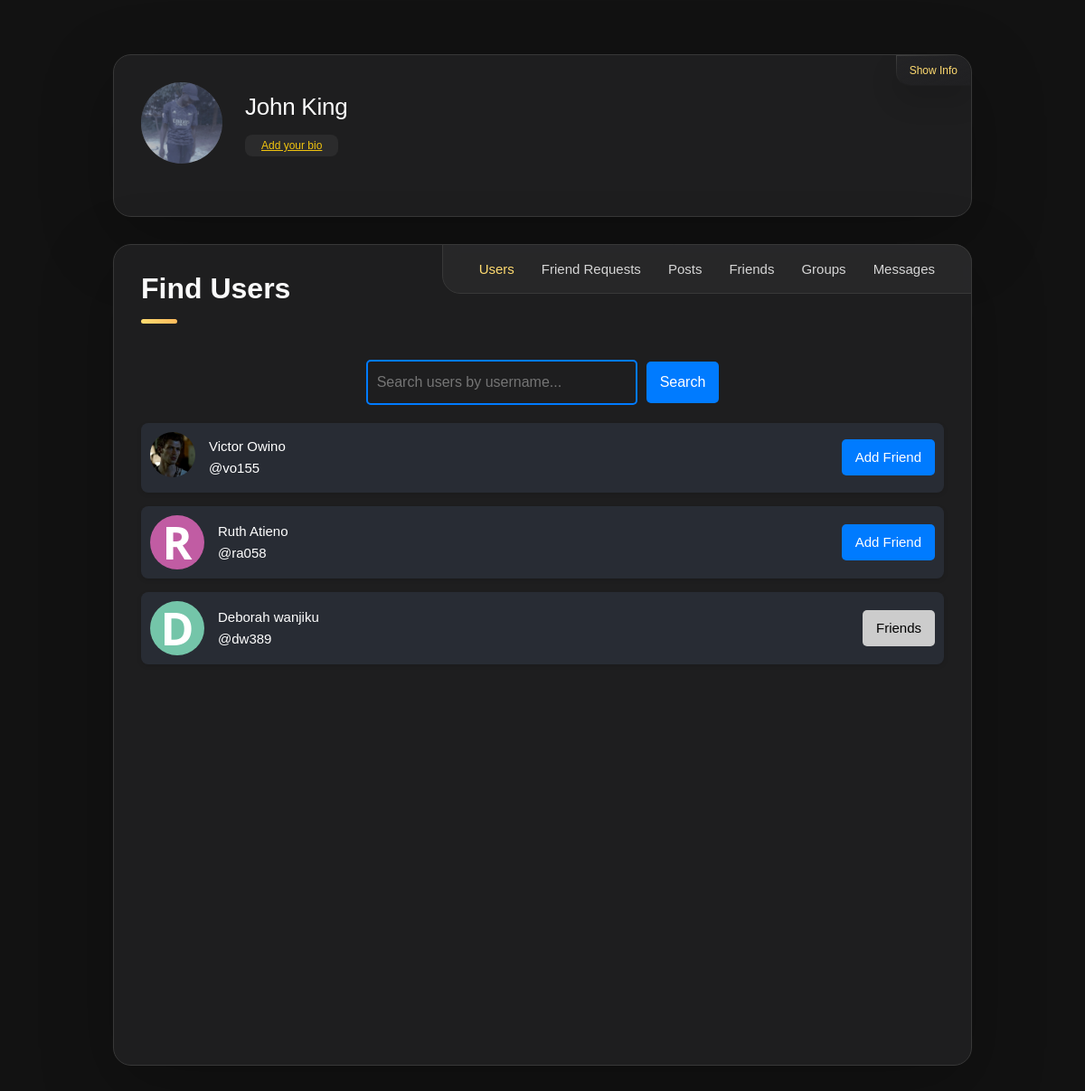
The app's page /search_users (signed in) with its own data.
### website/models.py (models this page shows, shortened)
class User(db.Model, UserMixin):
    id = db.Column(db.Integer, primary_key=True)
    email = db.Column(db.String(150), unique=True)
    password = db.Column(db.String(255))
    first_name = db.Column(db.String(225))
    second_name = db.Column(db.String(225))
    full_name = db.Column(db.String(255))
    profile_picture = db.Column(db.String(255), nullable=True)
    cover_picture = db.Column(db.String(255), nullable=True)
    user_name = db.Column(db.String(255))
    phone_number = db.Column(db.String(20))
    country_code = db.Column(db.String(10), default="+254")
    bio = db.Column(db.String(255))
    time_zone = db.Column(db.String(255))
    date_birth = db.Column(db.String(255))
    gender = db.Column(db.String(255))
    generated_color = db.Column(db.String(7))
    is_2fa_enabled = db.Column(db.Boolean, default=False)
    otp_secret = db.Column(db.String(32), nullable=True)
    temp_otp = db.Column(db.String(32), nullable=True)
    otp_method = db.Column(db.String(10), default='app')
    is_active = db.Column(db.Boolean, default=True)
    is_admin = db.Column(db.Boolean, default=False)
    email_verified = db.Column(db.Boolean, default=False)
    note_tags = db.relationship(
        "NoteTag", back_populates="user", cascade="all, delete-orphan"
    )
    notes = db.relationship("Note", back_populates="user", cascade="all, delete-orphan")
    password_reset_tokens = db.relationship(
        "PasswordResetToken", back_populates="user", cascade="all, delete-orphan"
    )
    notifications = db.relationship(
        "Notification", back_populates="user", cascade="all, delete-orphan"
    )
    todos = db.relationship("ToDo", back_populates="user", cascade="all, delete-orphan")
    email_preferences = db.relationship(
        "EmailPreferences",
        uselist=False,
        back_populates="user",
        cascade="all, delete-orphan",
    )
    push_preferences = db.relationship(
        "PushPreferences",
        uselist=False,
        back_populates="user",
        cascade="all, delete-orphan",
    )
    email_verification_tokens = db.relationship(
        "EmailVerificationToken", back_populates="user", cascade="all, delete-orphan"
    )

### website/views.py (the view, shortened to what this page needs)
@views.route("/search_users", methods=["GET"])
@login_required
def search_users():
    search_query = request.args.get("q")
    users = User.query.filter(User.id != current_user.id).all()
    has_pending_requests = (
        Friendship.query.filter_by(friend_id=current_user.id, is_accepted=False).count()
        > 0
    )
    users_data = []
    for user in users:
        friendship = Friendship.query.filter(
            (Friendship.user_id == user.id) & (Friendship.friend_id == current_user.id)
        ).first()
        if friendship:
            friendship_status = "friends" if friendship.is_accepted else "pending"
        else:
            friendship_status = None
        users_data.append(
            {
                "id": user.id,
                "full_name": user.full_name,
                "user_name": user.user_name,
                "friendship_status": friendship_status,
                "profile_picture": user.profile_picture,
                "generated_color": user.generated_color,
                "first_name": user.first_name,
            }
        )
    return render_template(
        "platform_users.html",
        users=users_data,
        has_pending_requests=has_pending_requests,
    )

### website/templates/platform_users.html (shortened to what this page needs)
<!DOCTYPE html>
<html lang="en">
  <head>
    <link
      rel="stylesheet"
      href="https://cdnjs.cloudflare.com/ajax/libs/font-awesome/5.15.4/css/all.min.css"
    />
    <link
      rel="stylesheet"
      href="{{ url_for('static', filename='css/platform.css') }}"
    />
    <link
      href="https://unpkg.com/boxicons@2.1.4/css/boxicons.min.css"
      rel="stylesheet"
    />
    <main>
      <aside class="sidebar" data-sidebar>
        <div class="sidebar-info">
          <figure class="avatar-box">
            {% if current_user.profile_picture %}
            <img
              src="/static/profile_pics/{{ current_user.profile_picture }}"
              alt="Profile Picture"
              class="profile-image"
            />
            {% else %}
            <i
              class="fas fa-5x"
              style="--background-: {{ current_user.generated_color }}"
              >{{ current_user.first_name[0] }}</i
            >
            {% endif %}
          </figure>
          <div class="info-content">
            <h1 class="name" title="{{ current_user.full_name }}">
              {{ current_user.full_name }}
            </h1>
            <p class="title" title="{{ current_user.bio }}">
              {% if current_user.bio %} {{ current_user.bio }} {% else %}
              <a
                href="{{ url_for('views.settings') }}"
                style="color: #f1c40f; text-decoration: underline"
              >
                Add your bio
              </a>
              {% endif %}
            </p>
          </div>
          <button class="info_more-btn" data-sidebar-btn>
            <span>Show Info</span>
          </button>
        </div>
      </aside>
      <div class="main-content">
        <nav class="navbar">
          <ul class="navbar-list">
            <li class="navbar-item">
              <a
                href="{{ url_for('views.search_users')}}"
                class="navbar-link active"
              >
                <p>Users</p>
              </a>
            </li>
            <li class="navbar-item">
              <a href="{{ url_for('views.friend_requests') }}" class="navbar-link">
                  <p style="--background-: {{ current_user.generated_color }}; position: relative;">
                      Friend Requests
                  </p>
              </a>
          </li>
            <li class="navbar-item">
              <a
                href="#"
                class="navbar-link"
                style="--background-: {{ current_user.generated_color }}"
              >
                <p>Posts</p>
              </a>
            </li>
            <li class="navbar-item">
              <a href="{{ url_for('views.view_friends') }}" class="navbar-link" id="favoriteLink">
                <p style="--background-: {{ current_user.generated_color }}">
                  Friends
                </p>
              </a>
            </li>
            <li class="navbar-item">
              <a
                href="#"
                class="navbar-link new-tag"
                style="--background-: {{ current_user.generated_color }}"
                ><p>Groups</p></a
              >
            </li>
            <li class="navbar-item">
              <a href="{{ url_for('auth.select_chat') }}" class="navbar-link">
                  <p>Messages</p>
              </a>
          </li>
          </ul>
        </nav>
        <article class="about active" id="users">
          <header>
            <h2 class="h2 article-title">Find Users</h2>
          </header>
          <section class="about-text">
            <div class="search-container">
              <input
                type="text"
                id="searchInput"
                placeholder="Search users by username..."
                class="search-input"
                autocomplete="off"
              />
              <button id="searchBtn" class="search-button">Search</button>
            </div>
            <ul class="user-list" id="userList">
              {% for user in users %}
              <li class="user-item">
                <figure
                  class="avatar-box2"
                  {%
                  if
                  user.profile_picture
                  %}
                  onclick="showImage('{{ user.profile_picture }}')"
                  {%
                  endif
                  %}
                >
                  {% if user.profile_picture %}
                  <img
                    src="/static/profile_pics/{{ user.profile_picture }}"
                    alt="Profile Picture"
                    class="profile-image"
                  />
                  {% else %}
                  <i
                    class="fas fa-5x"
                    style="--background-: {{ user.generated_color }}"
                    >{{ user.first_name[0] }}</i
                  >
                  {% endif %}
                </figure>
                <p>
                  <a href="/user/{{ user.id }}">{{ user.full_name }} <br>{{ user.user_name }}</a>
                </p>
                {% if user.friendship_status == "pending" %} {% if user.id ==
                current_user.id %}
                <button class="friend-btn" disabled>Pending</button>
                {% else %}
                <a
                  href="{{ url_for('views.friend_requests') }}"
                  class="friend-btn"
                >
                  View Request
                </a>
                {% endif %} {% elif user.friendship_status == "friends" %}
                <button class="friend-btn" data-id="{{ user.id }}" disabled>
                  Friends
                </button>
                {% else %}
                <button class="friend-btn" data-id="{{ user.id }}">
                  Add Friend
                </button>
                {% endif %}
              </li>
              {% else %}
              <p>No users found.</p>
              {% endfor %}
            </ul>
          </section>
        </article>
      </div>
    </main>
  </head>
</html>

### website/templates/platform_users.html (style rules this page uses)
a { color: #fff; }

### records on screen
User: profile_picture (picture), full_name "John King"
User: profile_picture (picture), full_name "Victor Owino", user_name "@vo155"
User: first_name "R", full_name "Ruth Atieno", user_name "@ra058"
User: first_name "D", full_name "Deborah wanjiku", user_name "@dw389"
